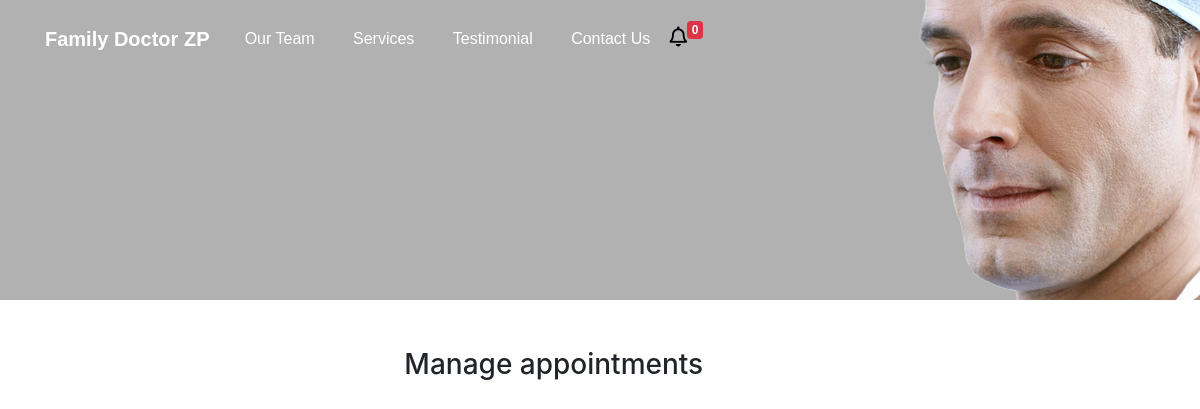
The page /manage-appointments/ on the database as committed earlier.
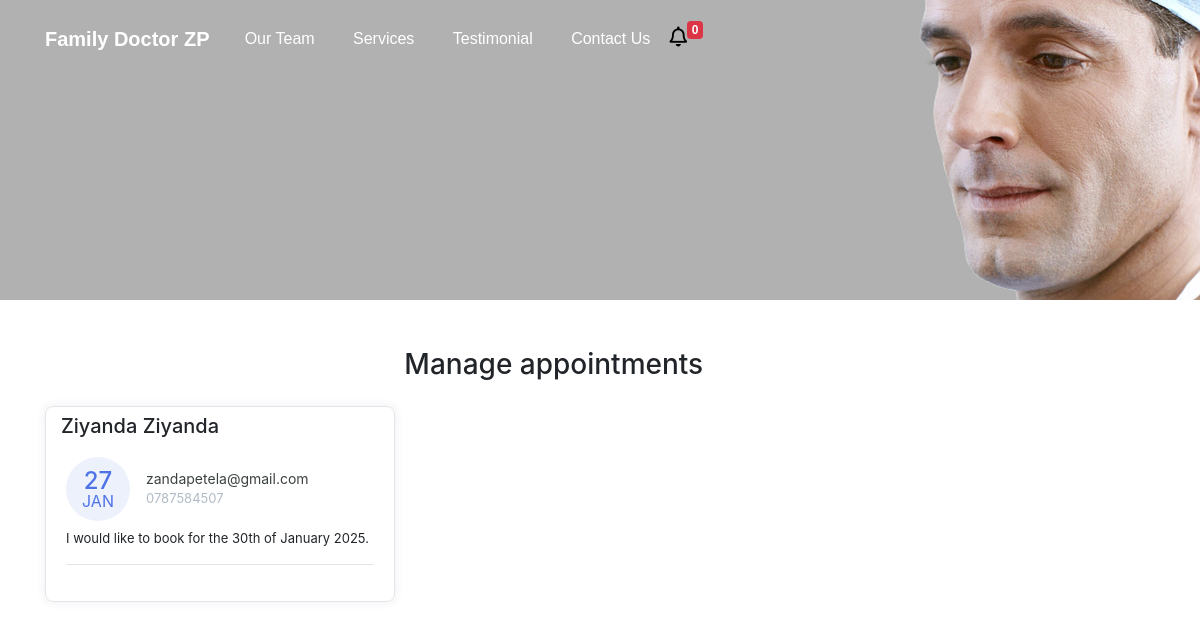
The same page on the database as committed later.
### project/models.py (models this page shows, shortened)
class Appointment(models.Model):
    first_name = models.CharField(max_length=50)
    last_name = models.CharField(max_length=50)
    email = models.CharField(max_length=50)
    phone = models.CharField(max_length=50)
    request = models.TextField(blank=True)
    sent_date = models.DateField(auto_now_add=True)
    accepted = models.BooleanField(default=False)
    accepted_date = models.DateField(auto_now_add=False, null=True, blank=True)
    class Meta:
        ordering = ["-sent_date"]

### project/views.py (the view, shortened to what this page needs)
# urls.py: path("manage-appointments/", ManageAppointmentTemplateView.as_view(), name="manage"),
class ManageAppointmentTemplateView(ListView):
    template_name = "manage-appointments.html"
    model = Appointment
    context_object_name = "appointments"
    login_required = True
    paginate_by = 3
    def get_context_data(self,*args, **kwargs):
        context = super().get_context_data(*args, **kwargs)
        appointments = Appointment.objects.all()
        context.update({
            "title":"Manage Appointments"
        })
        return context

### project/context_processors.py (called while the page is built)
def get_notification(request):
    count = Appointment.objects.filter(accepted=False).count()
    data = {
        "count":count
    }
    return data

### templates/manage-appointments.html (shortened to what this page needs)
{% extends 'base.html' %}
{% block content %}
    <div class="container mt-5">
        <div class="col-11 text-center mt-4 mb-4">
            <h3>
                Manage appointments
            </h3>
        </div>
        <div class="row">
        {% for app in appointments %}
            <div class="col-lg-4">
                <div class="card card-margin">
                    <div class="card-header no-border">
                        <h5 class="card-title">{{app.first_name}} {{app.last_name}}</h5>
                    </div>
                    <div class="card-body pt-0">
                        <div class="widget-49">
                            <div class="widget-49-title-wrapper">
                                <div class="widget-49-date-primary">
                                    <span class="widget-49-date-day">{{app.sent_date|date:"d"}}</span>
                                    <span class="widget-49-date-month">{{app.sent_date|date:"M"}}</span>
                                </div>
                                <div class="widget-49-meeting-info">
                                    <span class="widget-49-pro-title">{{app.email}}</span>
                                    <span class="widget-49-meeting-time">{{app.phone}}</span>
                                </div>
                            </div>
                            <div class="widget-49-meeting-points">
                                <span>{{app.request}}</span>
                            </div>
                            <hr class="w-100">
                        </div>
                    </div>
                </div>
            </div>
        {% endfor %}
        </div>
{% endblock content %}

### templates/base.html (shortened to what this page needs)
{% load static %}
<!DOCTYPE html>
<html lang="en">
<head>
  <link href="{% static 'css/bootstrap.min.css' %}" rel="stylesheet">
  <link rel="stylesheet" href="https://cdnjs.cloudflare.com/ajax/libs/font-awesome/5.15.3/css/all.min.css" />
  <link rel="stylesheet" href="{% static 'css/styles.css' %}" />
</head>
<body>
  <div class="header" style="
  background: rgb(177, 177, 177) url('../static/img/header.png') no-repeat fixed center
  {% if "appointment" in request.path %}
  max-height:300px!important;min-height:300px!important;
  {% endif %}
  ">
    <nav class="navbar navbar-dark navbar-expand-md navigation-clean-search">
        <div class="container"><a class="navbar-brand" href="{% url 'home' %}">Family Doctor ZP</a>
            <div class="collapse navbar-collapse"
                id="navcol-1">
                <ul class="nav navbar-nav">
                    <li class="nav-item" role="presentation">
                        <a class="nav-link active" href="#team">Our Team</a>
                    </li>
                    <li class="nav-item" role="presentation">
                        <a class="nav-link active" href="#services">Services</a>
                    </li>
                    <li class="nav-item" role="presentation">
                        <a class="nav-link active" href="#reviews">Testimonial</a>
                    </li>
                    <li class="nav-item" role="presentation">
                        <a class="nav-link active" href="#contact">Contact Us</a>
                    </li>
                  <li class="nav-item" role="presentation">
                    <a href="{% url 'manage' %}" style="float: left;cursor:pointer;" aria-expanded="true" title="You Have 6 New Appointments">
                      <i class="far fa-bell" style="font-size: 20px; float: left; color: black">
                      </i>
                  </a>
                  <span class="badge badge-danger">{{count}}</span>
                </li>
                </ul>
            </div>
        </div>
    </nav>
</div>
    {% block content %}{% endblock content %}
</body>
</html>

### static/css/styles.css (style rules this page uses)
.header { background: rgb(177, 177, 177) url("img/header.png") no-repeat fixed center; min-height: 1000px; font-family:'Source Sans Pro', sans-serif; }
@media (min-width:768px) { .header { padding-bottom:120px; } }
.header .navbar { background:transparent; padding-top:.75rem; padding-bottom:.75rem; color:#fff; border-radius:0; box-shadow:none; border:none; }
@media (min-width:768px) { .header .navbar { padding-top:1rem; padding-bottom:1rem; } }
.header .navbar .navbar-brand { font-weight:bold; color:inherit; }
.header .navbar .navbar-collapse { border-top:1px solid rgba(255,255,255,0.3); margin-top:.5rem; }
@media (min-width:768px) { .header .navbar .navbar-collapse { border-color:transparent; margin:0; } }
.header .navbar .navbar-nav a.active, .header .navbar .navbar-nav > .show .dropdown-item { background:none; box-shadow:none; }
@media (min-width: 768px) { .header .navbar-nav .nav-link { padding-left:.7rem; padding-right:.7rem; } }
@media (min-width: 992px) { .header .navbar-nav .nav-link { padding-left:1.2rem; padding-right:1.2rem; } }
@media (min-width: 768px) { .navbar-nav>li>a { padding-top: 10px; padding-bottom: 10px; } }

Rows that differ between the two databases and show on the page:
added Appointment: first_name "Ziyanda", last_name "Ziyanda", sent_date "27", sent_date "JAN", email "zandapetela@gmail.com", phone "0787584507", request "I would like to book for the 30th of January 2025."
